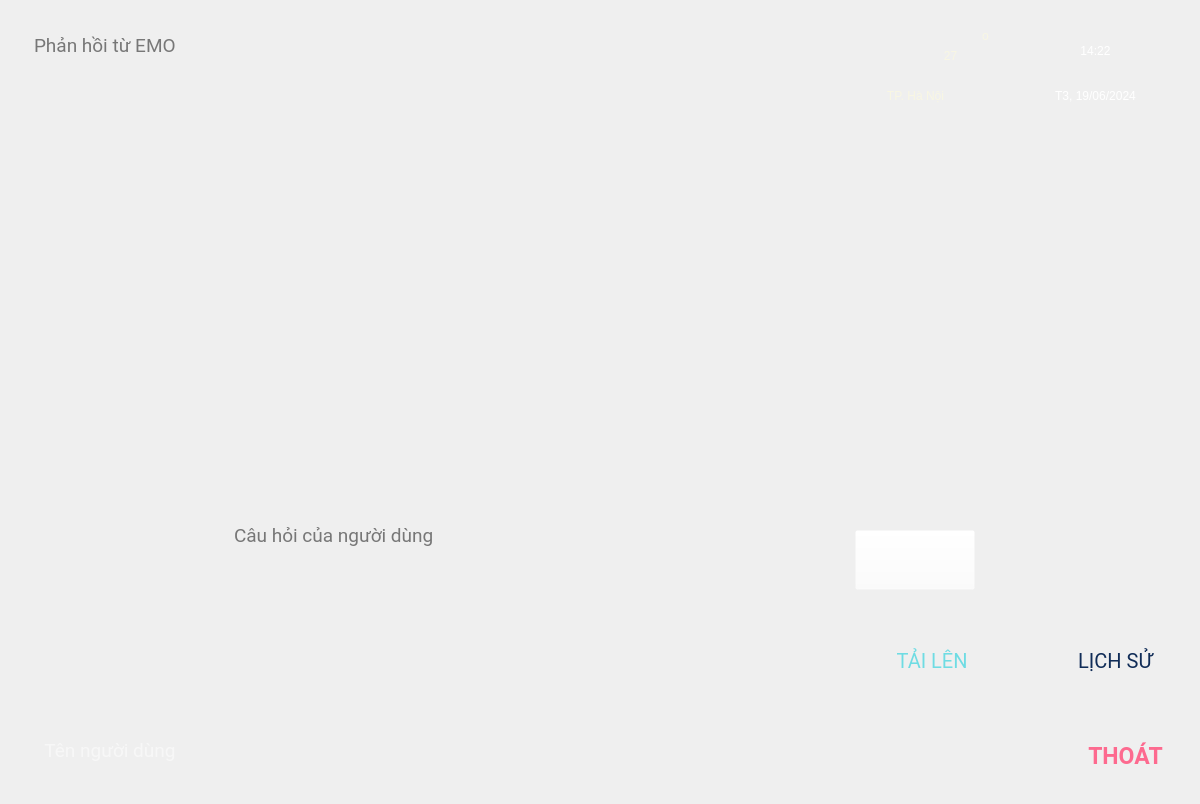
<?xml version="1.0" encoding="UTF-8"?>
<ui version="4.0">
 <class>EMO_MainWindow</class>
 <widget class="QMainWindow" name="EMO_MainWindow">
  <property name="geometry">
   <rect>
    <x>0</x>
    <y>0</y>
    <width>1200</width>
    <height>804</height>
   </rect>
  </property>
  <property name="windowTitle">
   <string>MainWindow</string>
  </property>
  <widget class="QWidget" name="centralwidget">
   <widget class="QLabel" name="background_label">
    <property name="geometry">
     <rect>
      <x>0</x>
      <y>0</y>
      <width>1200</width>
      <height>800</height>
     </rect>
    </property>
    <property name="cursor">
     <cursorShape>ArrowCursor</cursorShape>
    </property>
    <property name="mouseTracking">
     <bool>false</bool>
    </property>
    <property name="tabletTracking">
     <bool>false</bool>
    </property>
    <property name="text">
     <string/>
    </property>
    <property name="pixmap">
     <pixmap>image/icon/background_emo.png</pixmap>
    </property>
    <property name="scaledContents">
     <bool>true</bool>
    </property>
   </widget>
   <widget class="QTextEdit" name="response_text">
    <property name="geometry">
     <rect>
      <x>30</x>
      <y>30</y>
      <width>760</width>
      <height>450</height>
     </rect>
    </property>
    <property name="font">
     <font>
      <family>Roboto</family>
      <pointsize>14</pointsize>
      <italic>false</italic>
      <fontweight>ExtraBold</fontweight>
     </font>
    </property>
    <property name="styleSheet">
     <string notr="true">background-color: transparent; border: none; 
font: 800 14pt &quot;Roboto&quot;;
border-radius: 0px;</string>
    </property>
    <property name="frameShape">
     <enum>QFrame::NoFrame</enum>
    </property>
    <property name="readOnly">
     <bool>true</bool>
    </property>
    <property name="placeholderText">
     <string>Phản hồi từ EMO</string>
    </property>
   </widget>
   <widget class="QLabel" name="robot_label">
    <property name="geometry">
     <rect>
      <x>840</x>
      <y>340</y>
      <width>141</width>
      <height>141</height>
     </rect>
    </property>
    <property name="text">
     <string/>
    </property>
    <property name="pixmap">
     <pixmap>image/icon/robot.png</pixmap>
    </property>
    <property name="scaledContents">
     <bool>true</bool>
    </property>
   </widget>
   <widget class="QLabel" name="user_label">
    <property name="geometry">
     <rect>
      <x>20</x>
      <y>530</y>
      <width>180</width>
      <height>181</height>
     </rect>
    </property>
    <property name="text">
     <string/>
    </property>
    <property name="pixmap">
     <pixmap>image/icon/user.png</pixmap>
    </property>
    <property name="scaledContents">
     <bool>true</bool>
    </property>
   </widget>
   <widget class="QLineEdit" name="user_lineEdit">
    <property name="geometry">
     <rect>
      <x>40</x>
      <y>730</y>
      <width>140</width>
      <height>40</height>
     </rect>
    </property>
    <property name="font">
     <font>
      <family>Roboto</family>
      <pointsize>14</pointsize>
      <italic>false</italic>
      <fontweight>ExtraBold</fontweight>
     </font>
    </property>
    <property name="mouseTracking">
     <bool>false</bool>
    </property>
    <property name="layoutDirection">
     <enum>Qt::LeftToRight</enum>
    </property>
    <property name="styleSheet">
     <string notr="true">background-color: transparent; border: none; 
font: 800 14pt &quot;Roboto&quot;;
border-radius: 0px;
color: rgb(255, 255, 255);</string>
    </property>
    <property name="text">
     <string/>
    </property>
    <property name="frame">
     <bool>true</bool>
    </property>
    <property name="alignment">
     <set>Qt::AlignCenter</set>
    </property>
    <property name="readOnly">
     <bool>true</bool>
    </property>
    <property name="placeholderText">
     <string>Tên người dùng</string>
    </property>
   </widget>
   <widget class="QTextEdit" name="input_text">
    <property name="geometry">
     <rect>
      <x>230</x>
      <y>520</y>
      <width>560</width>
      <height>250</height>
     </rect>
    </property>
    <property name="font">
     <font>
      <family>Roboto</family>
      <pointsize>14</pointsize>
      <italic>false</italic>
      <fontweight>ExtraBold</fontweight>
     </font>
    </property>
    <property name="cursor" stdset="0">
     <cursorShape>IBeamCursor</cursorShape>
    </property>
    <property name="styleSheet">
     <string notr="true">background-color: transparent; border: none; 
font: 800 14pt &quot;Roboto&quot;;
border-radius: 0px;</string>
    </property>
    <property name="frameShape">
     <enum>QFrame::NoFrame</enum>
    </property>
    <property name="markdown">
     <string/>
    </property>
    <property name="html">
     <string>&lt;!DOCTYPE HTML PUBLIC &quot;-//W3C//DTD HTML 4.0//EN&quot; &quot;http://www.w3.org/TR/REC-html40/strict.dtd&quot;&gt;
&lt;html&gt;&lt;head&gt;&lt;meta name=&quot;qrichtext&quot; content=&quot;1&quot; /&gt;&lt;meta charset=&quot;utf-8&quot; /&gt;&lt;style type=&quot;text/css&quot;&gt;
p, li { white-space: pre-wrap; }
hr { height: 1px; border-width: 0; }
li.unchecked::marker { content: &quot;\2610&quot;; }
li.checked::marker { content: &quot;\2612&quot;; }
&lt;/style&gt;&lt;/head&gt;&lt;body style=&quot; font-family:'Roboto'; font-size:14pt; font-weight:800; font-style:normal;&quot;&gt;
&lt;p style=&quot;-qt-paragraph-type:empty; margin-top:0px; margin-bottom:0px; margin-left:0px; margin-right:0px; -qt-block-indent:0; text-indent:0px;&quot;&gt;&lt;br /&gt;&lt;/p&gt;&lt;/body&gt;&lt;/html&gt;</string>
    </property>
    <property name="placeholderText">
     <string>Câu hỏi của người dùng</string>
    </property>
   </widget>
   <widget class="QPushButton" name="switch_button">
    <property name="geometry">
     <rect>
      <x>855</x>
      <y>530</y>
      <width>120</width>
      <height>60</height>
     </rect>
    </property>
    <property name="cursor">
     <cursorShape>PointingHandCursor</cursorShape>
    </property>
    <property name="styleSheet">
     <string notr="true">background-color: rgba(255, 255, 255, 0);</string>
    </property>
    <property name="text">
     <string/>
    </property>
    <property name="icon">
     <iconset>
      <normaloff>image/icon/off.png</normaloff>image/icon/off.png</iconset>
    </property>
    <property name="iconSize">
     <size>
      <width>120</width>
      <height>60</height>
     </size>
    </property>
    <property name="autoRepeat">
     <bool>false</bool>
    </property>
   </widget>
   <widget class="QLabel" name="switch_label">
    <property name="geometry">
     <rect>
      <x>1030</x>
      <y>530</y>
      <width>120</width>
      <height>60</height>
     </rect>
    </property>
    <property name="text">
     <string/>
    </property>
    <property name="pixmap">
     <pixmap>image/icon/keyboard.png</pixmap>
    </property>
    <property name="scaledContents">
     <bool>true</bool>
    </property>
   </widget>
   <widget class="QPushButton" name="upload_button">
    <property name="geometry">
     <rect>
      <x>830</x>
      <y>620</y>
      <width>165</width>
      <height>81</height>
     </rect>
    </property>
    <property name="font">
     <font>
      <family>Roboto</family>
      <pointsize>15</pointsize>
      <italic>false</italic>
      <fontweight>ExtraBold</fontweight>
     </font>
    </property>
    <property name="cursor">
     <cursorShape>PointingHandCursor</cursorShape>
    </property>
    <property name="styleSheet">
     <string notr="true">background-color: transparent; border: none; 
font: 800 15pt &quot;Roboto&quot;;
border-radius: 0px;
color: rgb(111, 220, 227);</string>
    </property>
    <property name="text">
     <string>        TẢI LÊN</string>
    </property>
   </widget>
   <widget class="QPushButton" name="history_button">
    <property name="geometry">
     <rect>
      <x>1013</x>
      <y>626</y>
      <width>165</width>
      <height>70</height>
     </rect>
    </property>
    <property name="font">
     <font>
      <family>Roboto</family>
      <pointsize>15</pointsize>
      <italic>false</italic>
      <fontweight>ExtraBold</fontweight>
     </font>
    </property>
    <property name="cursor">
     <cursorShape>PointingHandCursor</cursorShape>
    </property>
    <property name="styleSheet">
     <string notr="true">background-color: transparent; border: none; 
font: 800 15pt &quot;Roboto&quot;;
border-radius: 0px;
color: rgb(16, 44, 87);</string>
    </property>
    <property name="text">
     <string>        LỊCH SỬ</string>
    </property>
   </widget>
   <widget class="QPushButton" name="send_button">
    <property name="geometry">
     <rect>
      <x>820</x>
      <y>730</y>
      <width>50</width>
      <height>50</height>
     </rect>
    </property>
    <property name="cursor">
     <cursorShape>PointingHandCursor</cursorShape>
    </property>
    <property name="styleSheet">
     <string notr="true">background-color: transparent; border: none; 
</string>
    </property>
    <property name="text">
     <string/>
    </property>
   </widget>
   <widget class="QPushButton" name="reset_button">
    <property name="geometry">
     <rect>
      <x>897</x>
      <y>730</y>
      <width>51</width>
      <height>51</height>
     </rect>
    </property>
    <property name="cursor">
     <cursorShape>PointingHandCursor</cursorShape>
    </property>
    <property name="styleSheet">
     <string notr="true">background-color: transparent; border: none; 
</string>
    </property>
    <property name="text">
     <string/>
    </property>
   </widget>
   <widget class="QPushButton" name="exit_button">
    <property name="geometry">
     <rect>
      <x>1060</x>
      <y>730</y>
      <width>131</width>
      <height>51</height>
     </rect>
    </property>
    <property name="font">
     <font>
      <family>Roboto</family>
      <pointsize>17</pointsize>
      <italic>false</italic>
      <bold>true</bold>
     </font>
    </property>
    <property name="cursor">
     <cursorShape>PointingHandCursor</cursorShape>
    </property>
    <property name="styleSheet">
     <string notr="true">background-color: transparent; border: none; 
font: 700 17pt &quot;Roboto&quot;;
border-radius: 0px;
color: rgba(255, 85, 127, 220)</string>
    </property>
    <property name="text">
     <string>THOÁT</string>
    </property>
   </widget>
   <widget class="QLabel" name="time_label">
    <property name="geometry">
     <rect>
      <x>1010</x>
      <y>20</y>
      <width>171</width>
      <height>61</height>
     </rect>
    </property>
    <property name="styleSheet">
     <string notr="true">background-color: transparent; border: none; 
font: 700 36pt &quot;Roboto&quot;;
border-radius: 0px;
color: rgb(255,255,255);</string>
    </property>
    <property name="text">
     <string>14:22</string>
    </property>
    <property name="alignment">
     <set>Qt::AlignCenter</set>
    </property>
   </widget>
   <widget class="QLabel" name="location_label">
    <property name="geometry">
     <rect>
      <x>830</x>
      <y>80</y>
      <width>171</width>
      <height>31</height>
     </rect>
    </property>
    <property name="styleSheet">
     <string notr="true">background-color: transparent; border: none; 
font: 700 14pt &quot;Roboto&quot;;
border-radius: 0px;
color: rgb(248, 246, 227);</string>
    </property>
    <property name="text">
     <string>TP. Hà Nội</string>
    </property>
    <property name="alignment">
     <set>Qt::AlignCenter</set>
    </property>
   </widget>
   <widget class="QLabel" name="weather_label">
    <property name="geometry">
     <rect>
      <x>830</x>
      <y>0</y>
      <width>100</width>
      <height>100</height>
     </rect>
    </property>
    <property name="styleSheet">
     <string notr="true"/>
    </property>
    <property name="text">
     <string/>
    </property>
    <property name="scaledContents">
     <bool>true</bool>
    </property>
   </widget>
   <widget class="QLabel" name="temp_label">
    <property name="geometry">
     <rect>
      <x>920</x>
      <y>35</y>
      <width>61</width>
      <height>41</height>
     </rect>
    </property>
    <property name="styleSheet">
     <string notr="true">background-color: transparent; border: none; 
font: 700 24pt &quot;Roboto&quot;;
border-radius: 0px;
color: rgb(248, 246, 227);</string>
    </property>
    <property name="text">
     <string>27</string>
    </property>
    <property name="alignment">
     <set>Qt::AlignCenter</set>
    </property>
   </widget>
   <widget class="QLabel" name="robot_label_2">
    <property name="geometry">
     <rect>
      <x>840</x>
      <y>150</y>
      <width>330</width>
      <height>330</height>
     </rect>
    </property>
    <property name="text">
     <string/>
    </property>
    <property name="pixmap">
     <pixmap>image/icon/robot.png</pixmap>
    </property>
    <property name="scaledContents">
     <bool>true</bool>
    </property>
   </widget>
   <widget class="QPushButton" name="emer_button">
    <property name="geometry">
     <rect>
      <x>970</x>
      <y>730</y>
      <width>61</width>
      <height>51</height>
     </rect>
    </property>
    <property name="cursor">
     <cursorShape>PointingHandCursor</cursorShape>
    </property>
    <property name="styleSheet">
     <string notr="true">background-color: transparent; border: none; 
</string>
    </property>
    <property name="text">
     <string/>
    </property>
   </widget>
   <widget class="QLabel" name="day_label">
    <property name="geometry">
     <rect>
      <x>1010</x>
      <y>75</y>
      <width>171</width>
      <height>41</height>
     </rect>
    </property>
    <property name="styleSheet">
     <string notr="true">background-color: transparent; border: none; 
font: 500 12pt &quot;Roboto&quot;;
border-radius: 0px;
color: rgb(255,255,255);</string>
    </property>
    <property name="text">
     <string>T3, 19/06/2024</string>
    </property>
    <property name="alignment">
     <set>Qt::AlignCenter</set>
    </property>
   </widget>
   <widget class="QLabel" name="temp_label_2">
    <property name="geometry">
     <rect>
      <x>970</x>
      <y>25</y>
      <width>31</width>
      <height>21</height>
     </rect>
    </property>
    <property name="styleSheet">
     <string notr="true">background-color: transparent; border: none; 
font: 700 14pt &quot;Roboto&quot;;
border-radius: 0px;
color: rgb(248, 246, 227);</string>
    </property>
    <property name="text">
     <string>o</string>
    </property>
    <property name="alignment">
     <set>Qt::AlignCenter</set>
    </property>
   </widget>
   <zorder>background_label</zorder>
   <zorder>response_text</zorder>
   <zorder>user_label</zorder>
   <zorder>user_lineEdit</zorder>
   <zorder>input_text</zorder>
   <zorder>switch_button</zorder>
   <zorder>switch_label</zorder>
   <zorder>upload_button</zorder>
   <zorder>history_button</zorder>
   <zorder>send_button</zorder>
   <zorder>reset_button</zorder>
   <zorder>exit_button</zorder>
   <zorder>time_label</zorder>
   <zorder>location_label</zorder>
   <zorder>weather_label</zorder>
   <zorder>temp_label</zorder>
   <zorder>robot_label_2</zorder>
   <zorder>robot_label</zorder>
   <zorder>emer_button</zorder>
   <zorder>day_label</zorder>
   <zorder>temp_label_2</zorder>
  </widget>
 </widget>
 <resources/>
 <connections/>
</ui>
